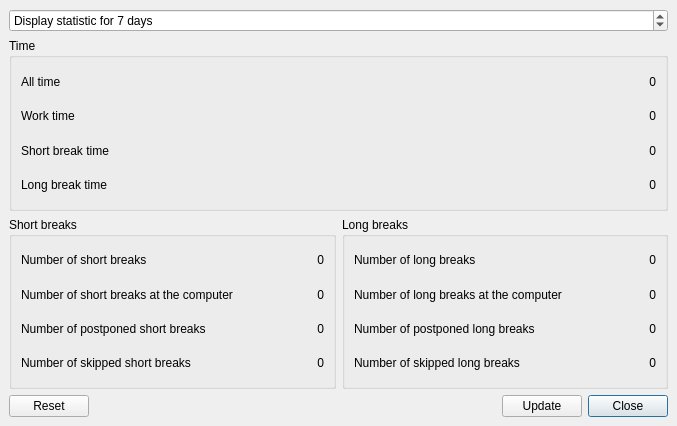
<?xml version="1.0" encoding="UTF-8"?>
<ui version="4.0">
 <class>mainWindow</class>
 <widget class="QMainWindow" name="mainWindow">
  <property name="geometry">
   <rect>
    <x>0</x>
    <y>0</y>
    <width>677</width>
    <height>426</height>
   </rect>
  </property>
  <property name="windowTitle">
   <string>KoffeeBreak</string>
  </property>
  <property name="windowIcon">
   <iconset theme="koffeebreak">
    <normaloff>.</normaloff>.</iconset>
  </property>
  <widget class="QWidget" name="centralwidget">
   <layout class="QVBoxLayout" name="verticalLayout_4">
    <item>
     <widget class="QSpinBox" name="numberOfDays_spinBox">
      <property name="enabled">
       <bool>true</bool>
      </property>
      <property name="suffix">
       <string> days</string>
      </property>
      <property name="prefix">
       <string>Display statistic for </string>
      </property>
      <property name="minimum">
       <number>1</number>
      </property>
      <property name="maximum">
       <number>30</number>
      </property>
      <property name="value">
       <number>7</number>
      </property>
     </widget>
    </item>
    <item>
     <widget class="QGroupBox" name="groupBox">
      <property name="autoFillBackground">
       <bool>true</bool>
      </property>
      <property name="title">
       <string>Time</string>
      </property>
      <layout class="QVBoxLayout" name="verticalLayout">
       <property name="spacing">
        <number>6</number>
       </property>
       <item>
        <layout class="QHBoxLayout" name="horizontalLayout" stretch="0,0,0">
         <item>
          <widget class="QLabel" name="label">
           <property name="lineWidth">
            <number>1</number>
           </property>
           <property name="midLineWidth">
            <number>0</number>
           </property>
           <property name="text">
            <string>All time</string>
           </property>
          </widget>
         </item>
         <item>
          <spacer name="horizontalSpacer">
           <property name="orientation">
            <enum>Qt::Horizontal</enum>
           </property>
           <property name="sizeHint" stdset="0">
            <size>
             <width>40</width>
             <height>20</height>
            </size>
           </property>
          </spacer>
         </item>
         <item>
          <widget class="QLabel" name="allTime_lbl">
           <property name="lineWidth">
            <number>1</number>
           </property>
           <property name="midLineWidth">
            <number>0</number>
           </property>
           <property name="text">
            <string>0</string>
           </property>
           <property name="scaledContents">
            <bool>false</bool>
           </property>
           <property name="alignment">
            <set>Qt::AlignRight|Qt::AlignTrailing|Qt::AlignVCenter</set>
           </property>
          </widget>
         </item>
        </layout>
       </item>
       <item>
        <layout class="QHBoxLayout" name="horizontalLayout_2" stretch="0,0,0">
         <item>
          <widget class="QLabel" name="label_3">
           <property name="lineWidth">
            <number>1</number>
           </property>
           <property name="midLineWidth">
            <number>0</number>
           </property>
           <property name="text">
            <string>Work time</string>
           </property>
          </widget>
         </item>
         <item>
          <spacer name="horizontalSpacer_2">
           <property name="orientation">
            <enum>Qt::Horizontal</enum>
           </property>
           <property name="sizeHint" stdset="0">
            <size>
             <width>40</width>
             <height>20</height>
            </size>
           </property>
          </spacer>
         </item>
         <item>
          <widget class="QLabel" name="workTime_lbl">
           <property name="lineWidth">
            <number>1</number>
           </property>
           <property name="midLineWidth">
            <number>0</number>
           </property>
           <property name="text">
            <string>0</string>
           </property>
           <property name="scaledContents">
            <bool>false</bool>
           </property>
           <property name="alignment">
            <set>Qt::AlignRight|Qt::AlignTrailing|Qt::AlignVCenter</set>
           </property>
          </widget>
         </item>
        </layout>
       </item>
       <item>
        <layout class="QHBoxLayout" name="horizontalLayout_3" stretch="0,0,0">
         <item>
          <widget class="QLabel" name="label_5">
           <property name="lineWidth">
            <number>1</number>
           </property>
           <property name="midLineWidth">
            <number>0</number>
           </property>
           <property name="text">
            <string>Short break time</string>
           </property>
          </widget>
         </item>
         <item>
          <spacer name="horizontalSpacer_3">
           <property name="orientation">
            <enum>Qt::Horizontal</enum>
           </property>
           <property name="sizeHint" stdset="0">
            <size>
             <width>40</width>
             <height>20</height>
            </size>
           </property>
          </spacer>
         </item>
         <item>
          <widget class="QLabel" name="shortBreakTime_lbl">
           <property name="lineWidth">
            <number>1</number>
           </property>
           <property name="midLineWidth">
            <number>0</number>
           </property>
           <property name="text">
            <string>0</string>
           </property>
           <property name="scaledContents">
            <bool>false</bool>
           </property>
           <property name="alignment">
            <set>Qt::AlignRight|Qt::AlignTrailing|Qt::AlignVCenter</set>
           </property>
          </widget>
         </item>
        </layout>
       </item>
       <item>
        <layout class="QHBoxLayout" name="horizontalLayout_4" stretch="0,0,0">
         <item>
          <widget class="QLabel" name="label_7">
           <property name="lineWidth">
            <number>1</number>
           </property>
           <property name="midLineWidth">
            <number>0</number>
           </property>
           <property name="text">
            <string>Long break time</string>
           </property>
          </widget>
         </item>
         <item>
          <spacer name="horizontalSpacer_4">
           <property name="orientation">
            <enum>Qt::Horizontal</enum>
           </property>
           <property name="sizeHint" stdset="0">
            <size>
             <width>40</width>
             <height>20</height>
            </size>
           </property>
          </spacer>
         </item>
         <item>
          <widget class="QLabel" name="longBreakTime_lbl">
           <property name="layoutDirection">
            <enum>Qt::LeftToRight</enum>
           </property>
           <property name="autoFillBackground">
            <bool>false</bool>
           </property>
           <property name="frameShadow">
            <enum>QFrame::Plain</enum>
           </property>
           <property name="lineWidth">
            <number>1</number>
           </property>
           <property name="midLineWidth">
            <number>0</number>
           </property>
           <property name="text">
            <string>0</string>
           </property>
           <property name="scaledContents">
            <bool>false</bool>
           </property>
           <property name="alignment">
            <set>Qt::AlignRight|Qt::AlignTrailing|Qt::AlignVCenter</set>
           </property>
          </widget>
         </item>
        </layout>
       </item>
      </layout>
     </widget>
    </item>
    <item>
     <layout class="QHBoxLayout" name="horizontalLayout_13">
      <item>
       <widget class="QGroupBox" name="groupBox">
        <property name="autoFillBackground">
         <bool>true</bool>
        </property>
        <property name="title">
         <string>Short breaks</string>
        </property>
        <layout class="QVBoxLayout" name="verticalLayout_2">
         <property name="spacing">
          <number>6</number>
         </property>
         <item>
          <layout class="QHBoxLayout" name="horizontalLayout_6" stretch="0,0,0">
           <item>
            <widget class="QLabel" name="label_11">
             <property name="lineWidth">
              <number>1</number>
             </property>
             <property name="midLineWidth">
              <number>0</number>
             </property>
             <property name="text">
              <string>Number of short breaks</string>
             </property>
            </widget>
           </item>
           <item>
            <spacer name="horizontalSpacer_6">
             <property name="orientation">
              <enum>Qt::Horizontal</enum>
             </property>
             <property name="sizeHint" stdset="0">
              <size>
               <width>40</width>
               <height>20</height>
              </size>
             </property>
            </spacer>
           </item>
           <item>
            <widget class="QLabel" name="numberOfShortBreak_lbl">
             <property name="lineWidth">
              <number>1</number>
             </property>
             <property name="midLineWidth">
              <number>0</number>
             </property>
             <property name="text">
              <string>0</string>
             </property>
             <property name="scaledContents">
              <bool>false</bool>
             </property>
             <property name="alignment">
              <set>Qt::AlignRight|Qt::AlignTrailing|Qt::AlignVCenter</set>
             </property>
            </widget>
           </item>
          </layout>
         </item>
         <item>
          <layout class="QHBoxLayout" name="horizontalLayout_5" stretch="0,0,0">
           <item>
            <widget class="QLabel" name="label_9">
             <property name="lineWidth">
              <number>1</number>
             </property>
             <property name="midLineWidth">
              <number>0</number>
             </property>
             <property name="text">
              <string>Number of short breaks at the computer</string>
             </property>
            </widget>
           </item>
           <item>
            <spacer name="horizontalSpacer_5">
             <property name="orientation">
              <enum>Qt::Horizontal</enum>
             </property>
             <property name="sizeHint" stdset="0">
              <size>
               <width>40</width>
               <height>20</height>
              </size>
             </property>
            </spacer>
           </item>
           <item>
            <widget class="QLabel" name="numberOfShortBreakComp_lbl">
             <property name="lineWidth">
              <number>1</number>
             </property>
             <property name="midLineWidth">
              <number>0</number>
             </property>
             <property name="text">
              <string>0</string>
             </property>
             <property name="scaledContents">
              <bool>false</bool>
             </property>
             <property name="alignment">
              <set>Qt::AlignRight|Qt::AlignTrailing|Qt::AlignVCenter</set>
             </property>
            </widget>
           </item>
          </layout>
         </item>
         <item>
          <layout class="QHBoxLayout" name="horizontalLayout_7" stretch="0,0,0">
           <item>
            <widget class="QLabel" name="label_13">
             <property name="lineWidth">
              <number>1</number>
             </property>
             <property name="midLineWidth">
              <number>0</number>
             </property>
             <property name="text">
              <string>Number of postponed short breaks</string>
             </property>
            </widget>
           </item>
           <item>
            <spacer name="horizontalSpacer_7">
             <property name="orientation">
              <enum>Qt::Horizontal</enum>
             </property>
             <property name="sizeHint" stdset="0">
              <size>
               <width>40</width>
               <height>20</height>
              </size>
             </property>
            </spacer>
           </item>
           <item>
            <widget class="QLabel" name="numberOfPostponedShortBreaks_lbl">
             <property name="lineWidth">
              <number>1</number>
             </property>
             <property name="midLineWidth">
              <number>0</number>
             </property>
             <property name="text">
              <string>0</string>
             </property>
             <property name="scaledContents">
              <bool>false</bool>
             </property>
             <property name="alignment">
              <set>Qt::AlignRight|Qt::AlignTrailing|Qt::AlignVCenter</set>
             </property>
            </widget>
           </item>
          </layout>
         </item>
         <item>
          <layout class="QHBoxLayout" name="horizontalLayout_8" stretch="0,0,0">
           <item>
            <widget class="QLabel" name="label_15">
             <property name="lineWidth">
              <number>1</number>
             </property>
             <property name="midLineWidth">
              <number>0</number>
             </property>
             <property name="text">
              <string>Number of skipped short breaks</string>
             </property>
            </widget>
           </item>
           <item>
            <spacer name="horizontalSpacer_8">
             <property name="orientation">
              <enum>Qt::Horizontal</enum>
             </property>
             <property name="sizeHint" stdset="0">
              <size>
               <width>40</width>
               <height>20</height>
              </size>
             </property>
            </spacer>
           </item>
           <item>
            <widget class="QLabel" name="numberOfSkippededShortBreaks_lbl">
             <property name="layoutDirection">
              <enum>Qt::LeftToRight</enum>
             </property>
             <property name="autoFillBackground">
              <bool>false</bool>
             </property>
             <property name="frameShadow">
              <enum>QFrame::Plain</enum>
             </property>
             <property name="lineWidth">
              <number>1</number>
             </property>
             <property name="midLineWidth">
              <number>0</number>
             </property>
             <property name="text">
              <string>0</string>
             </property>
             <property name="scaledContents">
              <bool>false</bool>
             </property>
             <property name="alignment">
              <set>Qt::AlignRight|Qt::AlignTrailing|Qt::AlignVCenter</set>
             </property>
            </widget>
           </item>
          </layout>
         </item>
        </layout>
       </widget>
      </item>
      <item>
       <widget class="QGroupBox" name="groupBox_2">
        <property name="autoFillBackground">
         <bool>true</bool>
        </property>
        <property name="title">
         <string>Long breaks</string>
        </property>
        <layout class="QVBoxLayout" name="verticalLayout_3">
         <property name="spacing">
          <number>6</number>
         </property>
         <item>
          <layout class="QHBoxLayout" name="horizontalLayout_10" stretch="0,0,0">
           <item>
            <widget class="QLabel" name="label_19">
             <property name="lineWidth">
              <number>1</number>
             </property>
             <property name="midLineWidth">
              <number>0</number>
             </property>
             <property name="text">
              <string>Number of long breaks</string>
             </property>
            </widget>
           </item>
           <item>
            <spacer name="horizontalSpacer_10">
             <property name="orientation">
              <enum>Qt::Horizontal</enum>
             </property>
             <property name="sizeHint" stdset="0">
              <size>
               <width>40</width>
               <height>20</height>
              </size>
             </property>
            </spacer>
           </item>
           <item>
            <widget class="QLabel" name="numberOfLongBreak_lbl">
             <property name="lineWidth">
              <number>1</number>
             </property>
             <property name="midLineWidth">
              <number>0</number>
             </property>
             <property name="text">
              <string>0</string>
             </property>
             <property name="scaledContents">
              <bool>false</bool>
             </property>
             <property name="alignment">
              <set>Qt::AlignRight|Qt::AlignTrailing|Qt::AlignVCenter</set>
             </property>
            </widget>
           </item>
          </layout>
         </item>
         <item>
          <layout class="QHBoxLayout" name="horizontalLayout_9" stretch="0,0,0">
           <item>
            <widget class="QLabel" name="label_17">
             <property name="lineWidth">
              <number>1</number>
             </property>
             <property name="midLineWidth">
              <number>0</number>
             </property>
             <property name="text">
              <string>Number of long breaks at the computer</string>
             </property>
            </widget>
           </item>
           <item>
            <spacer name="horizontalSpacer_9">
             <property name="orientation">
              <enum>Qt::Horizontal</enum>
             </property>
             <property name="sizeHint" stdset="0">
              <size>
               <width>40</width>
               <height>20</height>
              </size>
             </property>
            </spacer>
           </item>
           <item>
            <widget class="QLabel" name="numberOfLongBreakComp_lbl">
             <property name="lineWidth">
              <number>1</number>
             </property>
             <property name="midLineWidth">
              <number>0</number>
             </property>
             <property name="text">
              <string>0</string>
             </property>
             <property name="scaledContents">
              <bool>false</bool>
             </property>
             <property name="alignment">
              <set>Qt::AlignRight|Qt::AlignTrailing|Qt::AlignVCenter</set>
             </property>
            </widget>
           </item>
          </layout>
         </item>
         <item>
          <layout class="QHBoxLayout" name="horizontalLayout_11" stretch="0,0,0">
           <item>
            <widget class="QLabel" name="label_21">
             <property name="lineWidth">
              <number>1</number>
             </property>
             <property name="midLineWidth">
              <number>0</number>
             </property>
             <property name="text">
              <string>Number of postponed long breaks</string>
             </property>
            </widget>
           </item>
           <item>
            <spacer name="horizontalSpacer_11">
             <property name="orientation">
              <enum>Qt::Horizontal</enum>
             </property>
             <property name="sizeHint" stdset="0">
              <size>
               <width>40</width>
               <height>20</height>
              </size>
             </property>
            </spacer>
           </item>
           <item>
            <widget class="QLabel" name="numberOfPostponedLongBreaks_lbl">
             <property name="lineWidth">
              <number>1</number>
             </property>
             <property name="midLineWidth">
              <number>0</number>
             </property>
             <property name="text">
              <string>0</string>
             </property>
             <property name="scaledContents">
              <bool>false</bool>
             </property>
             <property name="alignment">
              <set>Qt::AlignRight|Qt::AlignTrailing|Qt::AlignVCenter</set>
             </property>
            </widget>
           </item>
          </layout>
         </item>
         <item>
          <layout class="QHBoxLayout" name="horizontalLayout_12" stretch="0,0,0">
           <item>
            <widget class="QLabel" name="label_23">
             <property name="lineWidth">
              <number>1</number>
             </property>
             <property name="midLineWidth">
              <number>0</number>
             </property>
             <property name="text">
              <string>Number of skipped long breaks</string>
             </property>
            </widget>
           </item>
           <item>
            <spacer name="horizontalSpacer_12">
             <property name="orientation">
              <enum>Qt::Horizontal</enum>
             </property>
             <property name="sizeHint" stdset="0">
              <size>
               <width>40</width>
               <height>20</height>
              </size>
             </property>
            </spacer>
           </item>
           <item>
            <widget class="QLabel" name="numberOfSkippededLongBreaks_lbl">
             <property name="layoutDirection">
              <enum>Qt::LeftToRight</enum>
             </property>
             <property name="autoFillBackground">
              <bool>false</bool>
             </property>
             <property name="frameShadow">
              <enum>QFrame::Plain</enum>
             </property>
             <property name="lineWidth">
              <number>1</number>
             </property>
             <property name="midLineWidth">
              <number>0</number>
             </property>
             <property name="text">
              <string>0</string>
             </property>
             <property name="scaledContents">
              <bool>false</bool>
             </property>
             <property name="alignment">
              <set>Qt::AlignRight|Qt::AlignTrailing|Qt::AlignVCenter</set>
             </property>
            </widget>
           </item>
          </layout>
         </item>
        </layout>
       </widget>
      </item>
     </layout>
    </item>
    <item>
     <layout class="QHBoxLayout" name="horizontalLayout_14">
      <item>
       <widget class="QPushButton" name="reset_pushButton">
        <property name="text">
         <string>Reset</string>
        </property>
       </widget>
      </item>
      <item>
       <spacer name="horizontalSpacer_13">
        <property name="orientation">
         <enum>Qt::Horizontal</enum>
        </property>
        <property name="sizeHint" stdset="0">
         <size>
          <width>40</width>
          <height>20</height>
         </size>
        </property>
       </spacer>
      </item>
      <item>
       <widget class="QPushButton" name="update_pushButton">
        <property name="text">
         <string>Update</string>
        </property>
       </widget>
      </item>
      <item>
       <widget class="QPushButton" name="close_pushButton">
        <property name="text">
         <string>Close</string>
        </property>
        <property name="default">
         <bool>true</bool>
        </property>
       </widget>
      </item>
     </layout>
    </item>
   </layout>
  </widget>
  <widget class="QMenuBar" name="menubar">
   <property name="geometry">
    <rect>
     <x>0</x>
     <y>0</y>
     <width>677</width>
     <height>30</height>
    </rect>
   </property>
  </widget>
 </widget>
 <resources/>
 <connections/>
</ui>
